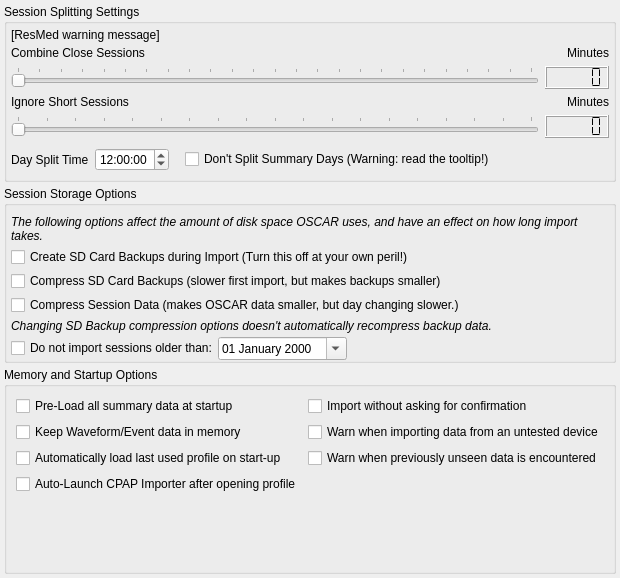
            <widget class="QWidget" name="importTab">
             <attribute name="title">
              <string>Import</string>
             </attribute>
             <layout class="QVBoxLayout" name="verticalLayout_5">
              <property name="spacing">
               <number>4</number>
              </property>
              <property name="leftMargin">
               <number>4</number>
              </property>
              <property name="topMargin">
               <number>4</number>
              </property>
              <property name="rightMargin">
               <number>4</number>
              </property>
              <property name="bottomMargin">
               <number>4</number>
              </property>
              <item>
               <widget class="QGroupBox" name="sessionSplitGroupBox">
                <property name="sizePolicy">
                 <sizepolicy hsizetype="Preferred" vsizetype="Minimum">
                  <horstretch>0</horstretch>
                  <verstretch>0</verstretch>
                 </sizepolicy>
                </property>
                <property name="title">
                 <string>Session Splitting Settings</string>
                </property>
                <layout class="QVBoxLayout" name="verticalLayout_10">
                 <property name="spacing">
                  <number>4</number>
                 </property>
                 <property name="leftMargin">
                  <number>4</number>
                 </property>
                 <property name="topMargin">
                  <number>4</number>
                 </property>
                 <property name="rightMargin">
                  <number>4</number>
                 </property>
                 <property name="bottomMargin">
                  <number>4</number>
                 </property>
                 <item>
                  <widget class="QLabel" name="ResMedWarning">
                   <property name="sizePolicy">
                    <sizepolicy hsizetype="Preferred" vsizetype="Minimum">
                     <horstretch>0</horstretch>
                     <verstretch>0</verstretch>
                    </sizepolicy>
                   </property>
                   <property name="text">
                    <string notr="true">[ResMed warning message]</string>
                   </property>
                   <property name="wordWrap">
                    <bool>true</bool>
                   </property>
                   <property name="openExternalLinks">
                    <bool>true</bool>
                   </property>
                  </widget>
                 </item>
                 <item>
                  <widget class="QWidget" name="sessionSplitWidget" native="true">
                   <property name="sizePolicy">
                    <sizepolicy hsizetype="Preferred" vsizetype="Minimum">
                     <horstretch>0</horstretch>
                     <verstretch>0</verstretch>
                    </sizepolicy>
                   </property>
                   <layout class="QVBoxLayout" name="verticalLayout_9">
                    <property name="leftMargin">
                     <number>0</number>
                    </property>
                    <property name="topMargin">
                     <number>0</number>
                    </property>
                    <property name="rightMargin">
                     <number>0</number>
                    </property>
                    <property name="bottomMargin">
                     <number>0</number>
                    </property>
                    <item>
                     <layout class="QHBoxLayout" name="horizontalLayout_4">
                      <item>
                       <widget class="QLabel" name="label">
                        <property name="text">
                         <string>Combine Close Sessions </string>
                        </property>
                        <property name="alignment">
                         <set>Qt::AlignLeading|Qt::AlignLeft|Qt::AlignVCenter</set>
                        </property>
                       </widget>
                      </item>
                      <item>
                       <widget class="QLabel" name="label_4">
                        <property name="text">
                         <string>Minutes</string>
                        </property>
                        <property name="alignment">
                         <set>Qt::AlignRight|Qt::AlignTrailing|Qt::AlignVCenter</set>
                        </property>
                       </widget>
                      </item>
                     </layout>
                    </item>
                    <item>
                     <layout class="QHBoxLayout" name="horizontalLayout_2">
                      <item>
                       <widget class="QSlider" name="combineSlider">
                        <property name="minimumSize">
                         <size>
                          <width>0</width>
                          <height>0</height>
                         </size>
                        </property>
                        <property name="toolTip">
                         <string>Multiple sessions closer together than this value will be kept on the same day.
</string>
                        </property>
                        <property name="minimum">
                         <number>0</number>
                        </property>
                        <property name="maximum">
                         <number>240</number>
                        </property>
                        <property name="singleStep">
                         <number>10</number>
                        </property>
                        <property name="pageStep">
                         <number>30</number>
                        </property>
                        <property name="value">
                         <number>0</number>
                        </property>
                        <property name="orientation">
                         <enum>Qt::Horizontal</enum>
                        </property>
                        <property name="invertedAppearance">
                         <bool>false</bool>
                        </property>
                        <property name="invertedControls">
                         <bool>false</bool>
                        </property>
                        <property name="tickPosition">
                         <enum>QSlider::TicksAbove</enum>
                        </property>
                        <property name="tickInterval">
                         <number>10</number>
                        </property>
                       </widget>
                      </item>
                      <item>
                       <widget class="QLCDNumber" name="combineLCD">
                        <property name="frameShape">
                         <enum>QFrame::Box</enum>
                        </property>
                        <property name="digitCount">
                         <number>5</number>
                        </property>
                        <property name="segmentStyle">
                         <enum>QLCDNumber::Flat</enum>
                        </property>
                       </widget>
                      </item>
                     </layout>
                    </item>
                    <item>
                     <layout class="QHBoxLayout" name="horizontalLayout_5">
                      <item>
                       <widget class="QLabel" name="label_3">
                        <property name="text">
                         <string>Ignore Short Sessions</string>
                        </property>
                        <property name="alignment">
                         <set>Qt::AlignLeading|Qt::AlignLeft|Qt::AlignVCenter</set>
                        </property>
                       </widget>
                      </item>
                      <item>
                       <widget class="QLabel" name="label_5">
                        <property name="text">
                         <string>Minutes</string>
                        </property>
                        <property name="alignment">
                         <set>Qt::AlignRight|Qt::AlignTrailing|Qt::AlignVCenter</set>
                        </property>
                       </widget>
                      </item>
                     </layout>
                    </item>
                    <item>
                     <layout class="QHBoxLayout" name="horizontalLayout_3">
                      <property name="bottomMargin">
                       <number>4</number>
                      </property>
                      <item>
                       <widget class="QSlider" name="IgnoreSlider">
                        <property name="toolTip">
                         <string>&lt;html&gt;&lt;head/&gt;&lt;body&gt;&lt;p&gt;&lt;span style=&quot; font-family:'Cantarell'; font-size:11pt;&quot;&gt;Sessions shorter in duration than this will not be displayed&lt;/span&gt;&lt;span style=&quot; font-family:'Cantarell'; font-size:11pt; font-style:italic;&quot;&gt;.&lt;/span&gt;&lt;/p&gt;&lt;/body&gt;&lt;/html&gt;</string>
                        </property>
                        <property name="maximum">
                         <number>90</number>
                        </property>
                        <property name="pageStep">
                         <number>5</number>
                        </property>
                        <property name="orientation">
                         <enum>Qt::Horizontal</enum>
                        </property>
                        <property name="tickPosition">
                         <enum>QSlider::TicksAbove</enum>
                        </property>
                        <property name="tickInterval">
                         <number>5</number>
                        </property>
                       </widget>
                      </item>
                      <item>
                       <widget class="QLCDNumber" name="IgnoreLCD">
                        <property name="frameShape">
                         <enum>QFrame::Box</enum>
                        </property>
                        <property name="segmentStyle">
                         <enum>QLCDNumber::Flat</enum>
                        </property>
                       </widget>
                      </item>
                     </layout>
                    </item>
                    <item>
                     <layout class="QHBoxLayout" name="horizontalLayout">
                      <property name="bottomMargin">
                       <number>4</number>
                      </property>
                      <item>
                       <widget class="QLabel" name="label_2">
                        <property name="text">
                         <string>Day Split Time</string>
                        </property>
                        <property name="alignment">
                         <set>Qt::AlignLeading|Qt::AlignLeft|Qt::AlignVCenter</set>
                        </property>
                       </widget>
                      </item>
                      <item>
                       <widget class="QTimeEdit" name="timeEdit">
                        <property name="toolTip">
                         <string>Sessions starting before this time will go to the previous calendar day.</string>
                        </property>
                        <property name="buttonSymbols">
                         <enum>QAbstractSpinBox::UpDownArrows</enum>
                        </property>
                        <property name="dateTime">
                         <datetime>
                          <hour>12</hour>
                          <minute>0</minute>
                          <second>0</second>
                          <year>2000</year>
                          <month>1</month>
                          <day>1</day>
                         </datetime>
                        </property>
                       </widget>
                      </item>
                      <item>
                       <spacer name="horizontalSpacer_7">
                        <property name="orientation">
                         <enum>Qt::Horizontal</enum>
                        </property>
                        <property name="sizeType">
                         <enum>QSizePolicy::Minimum</enum>
                        </property>
                        <property name="sizeHint" stdset="0">
                         <size>
                          <width>10</width>
                          <height>20</height>
                         </size>
                        </property>
                       </spacer>
                      </item>
                      <item>
                       <widget class="QCheckBox" name="LockSummarySessionSplitting">
                        <property name="toolTip">
                         <string>&lt;html&gt;&lt;head/&gt;&lt;body&gt;&lt;p&gt;&lt;span style=&quot; font-weight:600;&quot;&gt;This setting should be used with caution...&lt;/span&gt; Switching it off comes with consequences involving accuracy of summary only days, as certain calculations only work properly provided summary only sessions that came from individual day records are kept together. &lt;/p&gt;&lt;p&gt;&lt;span style=&quot; font-weight:600;&quot;&gt;ResMed users:&lt;/span&gt; Just because it seems natural to you and I that the 12 noon session restart should be in the previous day, does not mean ResMed's data agrees with us. The STF.edf summary index format has serious weaknesses that make doing this not a good idea.&lt;/p&gt;&lt;p&gt;This option exists to pacify those who don't care and want to see this &amp;quot;fixed&amp;quot; no matter the costs, but know it comes with a cost. If you keep your SD card in every night, and import at least once a week, you won't see problems with this very often.&lt;/p&gt;&lt;/body&gt;&lt;/html&gt;</string>
                        </property>
                        <property name="text">
                         <string>Don't Split Summary Days (Warning: read the tooltip!)</string>
                        </property>
                       </widget>
                      </item>
                      <item>
                       <spacer name="horizontalSpacer">
                        <property name="orientation">
                         <enum>Qt::Horizontal</enum>
                        </property>
                        <property name="sizeHint" stdset="0">
                         <size>
                          <width>40</width>
                          <height>20</height>
                         </size>
                        </property>
                       </spacer>
                      </item>
                     </layout>
                    </item>
                   </layout>
                  </widget>
                 </item>
                </layout>
               </widget>
              </item>
              <item>
               <widget class="QGroupBox" name="groupBox_7">
                <property name="sizePolicy">
                 <sizepolicy hsizetype="Preferred" vsizetype="Minimum">
                  <horstretch>0</horstretch>
                  <verstretch>0</verstretch>
                 </sizepolicy>
                </property>
                <property name="title">
                 <string>Session Storage Options</string>
                </property>
                <layout class="QGridLayout" name="gridLayout_9">
                 <property name="leftMargin">
                  <number>4</number>
                 </property>
                 <property name="topMargin">
                  <number>9</number>
                 </property>
                 <property name="rightMargin">
                  <number>4</number>
                 </property>
                 <property name="bottomMargin">
                  <number>0</number>
                 </property>
                 <property name="horizontalSpacing">
                  <number>0</number>
                 </property>
                 <property name="verticalSpacing">
                  <number>4</number>
                 </property>
                 <item row="5" column="0">
                  <widget class="QLabel" name="label_41">
                   <property name="font">
                    <font>
                     <italic>true</italic>
                    </font>
                   </property>
                   <property name="text">
                    <string>Changing SD Backup compression options doesn't automatically recompress backup data.</string>
                   </property>
                   <property name="wordWrap">
                    <bool>true</bool>
                   </property>
                  </widget>
                 </item>
                 <item row="3" column="0">
                  <widget class="QCheckBox" name="compressSDBackups">
                   <property name="toolTip">
                    <string>Compress ResMed (EDF) backups to save disk space.
Backed up EDF files are stored in the .gz format, 
which is common on Mac  Linux platforms..

OSCAR can import from this compressed backup directory natively.. 
To use it with ResScan will require the .gz files to be uncompressed first..</string>
                   </property>
                   <property name="text">
                    <string>Compress SD Card Backups (slower first import, but makes backups smaller)</string>
                   </property>
                  </widget>
                 </item>
                 <item row="1" column="0">
                  <widget class="QLabel" name="label_32">
                   <property name="font">
                    <font>
                     <italic>true</italic>
                    </font>
                   </property>
                   <property name="text">
                    <string>The following options affect the amount of disk space OSCAR uses, and have an effect on how long import takes.</string>
                   </property>
                   <property name="wordWrap">
                    <bool>true</bool>
                   </property>
                  </widget>
                 </item>
                 <item row="4" column="0">
                  <widget class="QCheckBox" name="compressSessionData">
                   <property name="toolTip">
                    <string>This makes OSCAR's data take around half as much space.
But it makes import and day changing take longer.. 
If you've got a new computer with a small solid state disk, this is a good option.</string>
                   </property>
                   <property name="text">
                    <string>Compress Session Data (makes OSCAR data smaller, but day changing slower.)</string>
                   </property>
                  </widget>
                 </item>
                 <item row="2" column="0">
                  <widget class="QCheckBox" name="createSDBackups">
                   <property name="toolTip">
                    <string>This maintains a backup of SD-card data for ResMed devices, 

ResMed S9 series devices delete high resolution data older than 7 days, 
and graph data older than 30 days..

OSCAR can keep a copy of this data if you ever need to reinstall. 
(Highly recomended, unless your short on disk space or don't care about the graph data)</string>
                   </property>
                   <property name="text">
                    <string>Create SD Card Backups during Import (Turn this off at your own peril!)</string>
                   </property>
                  </widget>
                 </item>
                 <item row="6" column="0">
                  <layout class="QHBoxLayout" name="horizontalLayout_18">
                   <property name="leftMargin">
                    <number>0</number>
                   </property>
                   <property name="topMargin">
                    <number>0</number>
                   </property>
                   <property name="bottomMargin">
                    <number>0</number>
                   </property>
                   <item>
                    <widget class="QCheckBox" name="ignoreOlderSessionsCheck">
                     <property name="text">
                      <string>Do not import sessions older than:</string>
                     </property>
                    </widget>
                   </item>
                   <item>
                    <widget class="QDateEdit" name="ignoreOlderSessionsDate">
                     <property name="toolTip">
                      <string>Sessions older than this date will not be imported</string>
                     </property>
                     <property name="wrapping">
                      <bool>true</bool>
                     </property>
                     <property name="frame">
                      <bool>true</bool>
                     </property>
                     <property name="maximumDate">
                      <date>
                       <year>2099</year>
                       <month>12</month>
                       <day>31</day>
                      </date>
                     </property>
                     <property name="minimumDate">
                      <date>
                       <year>1970</year>
                       <month>1</month>
                       <day>2</day>
                      </date>
                     </property>
                     <property name="currentSection">
                      <enum>QDateTimeEdit::DaySection</enum>
                     </property>
                     <property name="displayFormat">
                      <string>dd MMMM yyyy</string>
                     </property>
                     <property name="calendarPopup">
                      <bool>true</bool>
                     </property>
                    </widget>
                   </item>
                   <item>
                    <spacer name="horizontalSpacer_6">
                     <property name="orientation">
                      <enum>Qt::Horizontal</enum>
                     </property>
                     <property name="sizeHint" stdset="0">
                      <size>
                       <width>40</width>
                       <height>20</height>
                      </size>
                     </property>
                    </spacer>
                   </item>
                  </layout>
                 </item>
                </layout>
               </widget>
              </item>
              <item>
               <widget class="QGroupBox" name="groupBox_8">
                <property name="sizePolicy">
                 <sizepolicy hsizetype="Preferred" vsizetype="Minimum">
                  <horstretch>0</horstretch>
                  <verstretch>0</verstretch>
                 </sizepolicy>
                </property>
                <property name="title">
                 <string>Memory and Startup Options</string>
                </property>
                <layout class="QGridLayout" name="gridLayout_14">
                 <item row="3" column="0">
                  <widget class="QCheckBox" name="autoLaunchImporter">
                   <property name="toolTip">
                    <string>Bypass the login screen and load the most recent User Profile</string>
                   </property>
                   <property name="text">
                    <string>Auto-Launch CPAP Importer after opening profile</string>
                   </property>
                  </widget>
                 </item>
                 <item row="4" column="0">
                  <spacer name="verticalSpacer_2">
                   <property name="orientation">
                    <enum>Qt::Vertical</enum>
                   </property>
                   <property name="sizeHint" stdset="0">
                    <size>
                     <width>20</width>
                     <height>40</height>
                    </size>
                   </property>
                  </spacer>
                 </item>
                 <item row="1" column="0">
                  <widget class="QCheckBox" name="cacheSessionData">
                   <property name="toolTip">
                    <string>&lt;html&gt;&lt;head/&gt;&lt;body&gt;&lt;p&gt;This setting keeps waveform and event data in memory after use to speed up revisiting days.&lt;/p&gt;&lt;p&gt;This is not really a necessary option, as your operating system caches previously used files too.&lt;/p&gt;&lt;p&gt;Recommendation is to leave it switched off, unless your computer has a ton of memory.&lt;/p&gt;&lt;/body&gt;&lt;/html&gt;</string>
                   </property>
                   <property name="text">
                    <string>Keep Waveform/Event data in memory</string>
                   </property>
                  </widget>
                 </item>
                 <item row="0" column="0">
                  <widget class="QCheckBox" name="preloadSummaries">
                   <property name="toolTip">
                    <string>&lt;html&gt;&lt;head/&gt;&lt;body&gt;&lt;p&gt;Makes starting OSCAR a bit slower, by pre-loading all the summary data in advance, which speeds up overview browsing and a few other calculations later on. &lt;/p&gt;&lt;p&gt;If you have a large amount of data, it might be worth keeping this switched off, but if you typically like to view &lt;span style=&quot; font-style:italic;&quot;&gt;everything&lt;/span&gt; in overview, all the summary data still has to be loaded anyway. &lt;/p&gt;&lt;p&gt;Note this setting doesn't affect waveform and event data, which is always demand loaded as needed.&lt;/p&gt;&lt;/body&gt;&lt;/html&gt;</string>
                   </property>
                   <property name="text">
                    <string>Pre-Load all summary data at startup</string>
                   </property>
                  </widget>
                 </item>
                 <item row="2" column="0">
                  <widget class="QCheckBox" name="autoLoadLastUsed">
                   <property name="text">
                    <string>Automatically load last used profile on start-up</string>
                   </property>
                  </widget>
                 </item>
                 <item row="0" column="1">
                  <widget class="QCheckBox" name="automaticImport">
                   <property name="toolTip">
                    <string>&lt;html&gt;&lt;head/&gt;&lt;body&gt;&lt;p&gt;Cuts down on any unimportant confirmation dialogs during import.&lt;/p&gt;&lt;/body&gt;&lt;/html&gt;</string>
                   </property>
                   <property name="text">
                    <string>Import without asking for confirmation</string>
                   </property>
                  </widget>
                 </item>
                 <item row="1" column="1">
                  <widget class="QCheckBox" name="warnOnUntestedMachine">
                   <property name="toolTip">
                    <string>&lt;html&gt;&lt;head/&gt;&lt;body&gt;&lt;p&gt;Provide an alert when importing data from any device model that has not yet been tested by OSCAR developers.&lt;/p&gt;&lt;/body&gt;&lt;/html&gt;</string>
                   </property>
                   <property name="text">
                    <string>Warn when importing data from an untested device</string>
                   </property>
                  </widget>
                 </item>
                 <item row="2" column="1">
                  <widget class="QCheckBox" name="warnOnUnexpectedData">
                   <property name="toolTip">
                    <string>&lt;html&gt;&lt;head/&gt;&lt;body&gt;&lt;p&gt;Provide an alert when importing data that is somehow different from anything previously seen by OSCAR developers.&lt;/p&gt;&lt;/body&gt;&lt;/html&gt;</string>
                   </property>
                   <property name="text">
                    <string>Warn when previously unseen data is encountered</string>
                   </property>
                  </widget>
                 </item>
                </layout>
               </widget>
              </item>
             </layout>
            </widget>
